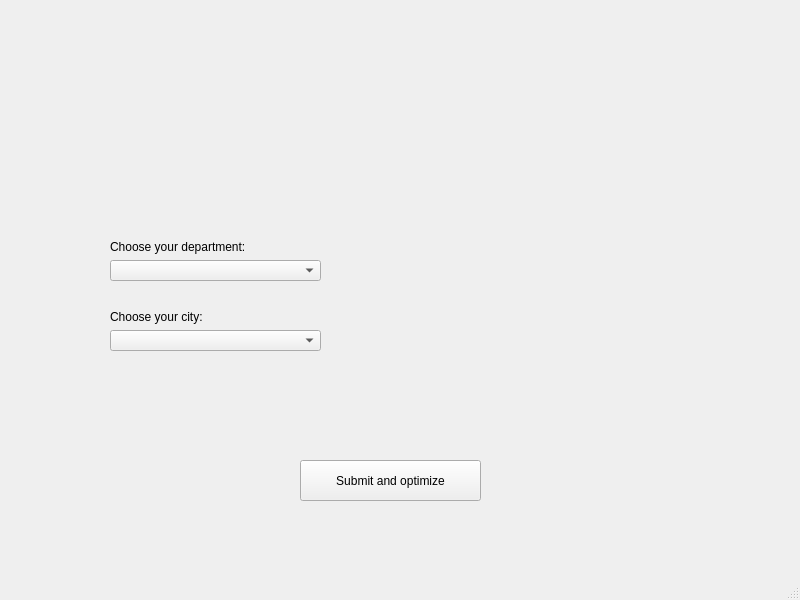
<?xml version="1.0" encoding="UTF-8"?>
<ui version="4.0">
 <class>XOptimizer</class>
 <widget class="QMainWindow" name="XOptimizer">
  <property name="geometry">
   <rect>
    <x>0</x>
    <y>0</y>
    <width>800</width>
    <height>600</height>
   </rect>
  </property>
  <property name="windowTitle">
   <string>XOptimizer</string>
  </property>
  <widget class="QWidget" name="centralwidget">
   <widget class="QPushButton" name="pushButton">
    <property name="geometry">
     <rect>
      <x>300</x>
      <y>460</y>
      <width>181</width>
      <height>41</height>
     </rect>
    </property>
    <property name="text">
     <string>Submit and optimize</string>
    </property>
   </widget>
   <widget class="QWidget" name="">
    <property name="geometry">
     <rect>
      <x>110</x>
      <y>310</y>
      <width>211</width>
      <height>41</height>
     </rect>
    </property>
    <layout class="QVBoxLayout" name="verticalLayout_2">
     <item>
      <widget class="QLabel" name="label_2">
       <property name="text">
        <string>Choose your city:</string>
       </property>
      </widget>
     </item>
     <item>
      <widget class="QComboBox" name="CitycomboBox_2"/>
     </item>
    </layout>
   </widget>
   <widget class="QWidget" name="">
    <property name="geometry">
     <rect>
      <x>110</x>
      <y>240</y>
      <width>211</width>
      <height>41</height>
     </rect>
    </property>
    <layout class="QVBoxLayout" name="verticalLayout">
     <item>
      <widget class="QLabel" name="label">
       <property name="text">
        <string>Choose your department:</string>
       </property>
      </widget>
     </item>
     <item>
      <widget class="QComboBox" name="DepartmentcomboBox"/>
     </item>
    </layout>
   </widget>
  </widget>
  <widget class="QMenuBar" name="menubar">
   <property name="geometry">
    <rect>
     <x>0</x>
     <y>0</y>
     <width>800</width>
     <height>21</height>
    </rect>
   </property>
  </widget>
  <widget class="QStatusBar" name="statusbar"/>
 </widget>
 <resources/>
 <connections/>
</ui>
